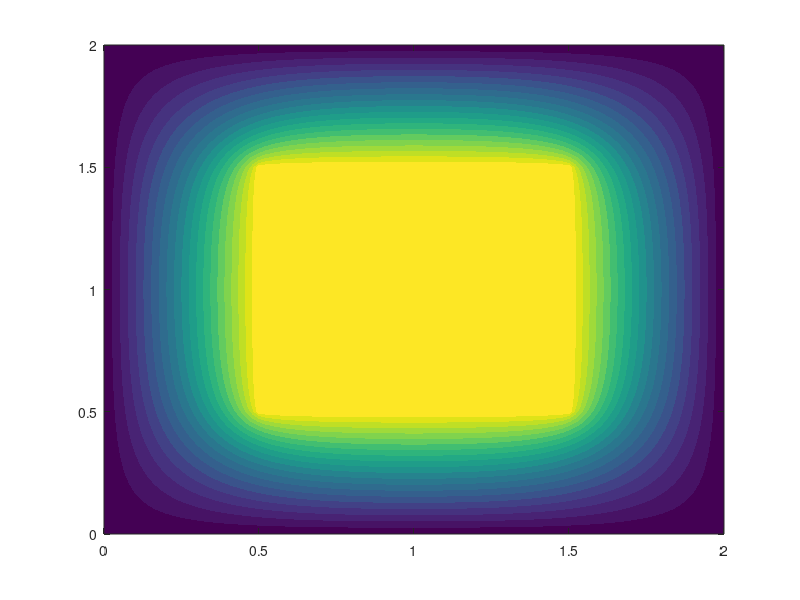

Write MATLAB code to recreate this figure. (Note: this script raises an error after producing the figure.)
% =========================================================================
% Numerical Solution of Laplace's Equation (Finite Difference Method)
% =========================================================================

% --- 1. Define Domain and Parameters ---
a = 2; b = 2;           % Outer domain dimensions
x0 = 0.5; y0 = 0.5;     % Inner conductor offset
c = 1; d = 1;           % Inner conductor dimensions
V0 = 100;               % Potential of the inner conductor (Volts)
nx = 101; ny = 101;     % Number of grid points

% Calculate grid spacing
dx = a / (nx - 1);
dy = b / (ny - 1);

% --- 2. Initialize the Grid ---
V = zeros(nx, ny);

% Determine grid indices for the inner conductor
x_start = round(x0 / dx) + 1;
x_end = round((x0 + c) / dx) + 1;
y_start = round(y0 / dy) + 1;
y_end = round((y0 + d) / dy) + 1;

% Set the initial boundary condition for the inner conductor
V(x_start:x_end, y_start:y_end) = V0;

% --- 3. Iterative Numerical Solution (Jacobi Method) ---
iterative_number = 1000;

% Note: A vectorized approach is used here for professional MATLAB performance
for iter = 1:iterative_number
    % Update potential for all interior points
    V(2:end-1, 2:end-1) = 0.25 * (V(3:end, 2:end-1) + V(1:end-2, 2:end-1) + ...
                                  V(2:end-1, 3:end) + V(2:end-1, 1:end-2));
                                  
    % Re-enforce the fixed potential of the inner conductor
    V(x_start:x_end, y_start:y_end) = V0;
end

% --- 4. Visualization ---
X_axis = linspace(0, a, nx);
Y_axis = linspace(0, b, ny);
[X, Y] = meshgrid(X_axis, Y_axis);
V_plot = V'; 

% Figure 1: 2D Contour Plot
figure('Name', '2D Potential Distribution', 'Position', [100, 100, 600, 500]);
contourf(X, Y, V_plot, 20, 'LineColor', 'none');
colormap('parula');
colorbar;
title('2D Equipotential Contours');
xlabel('X-axis'); ylabel('Y-axis');

% Figure 2: 3D Surface Plot
figure('Name', '3D Potential Surface', 'Position', [750, 100, 600, 500]);
surf(X, Y, V_plot, 'EdgeColor', 'none', 'FaceAlpha', 0.8);
colormap('parula');
colorbar;
title('3D Potential Surface');
xlabel('X-axis'); ylabel('Y-axis'); zlabel('Potential (V)');
view(45, 30);
